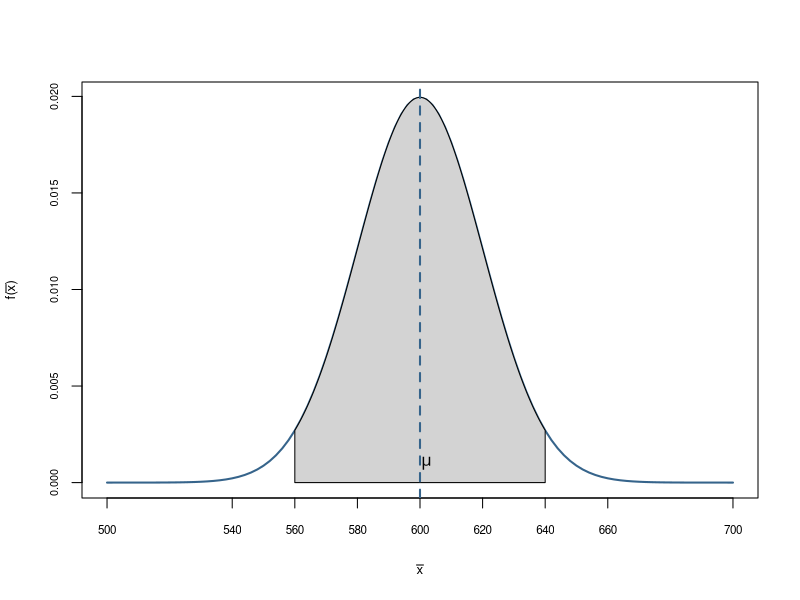
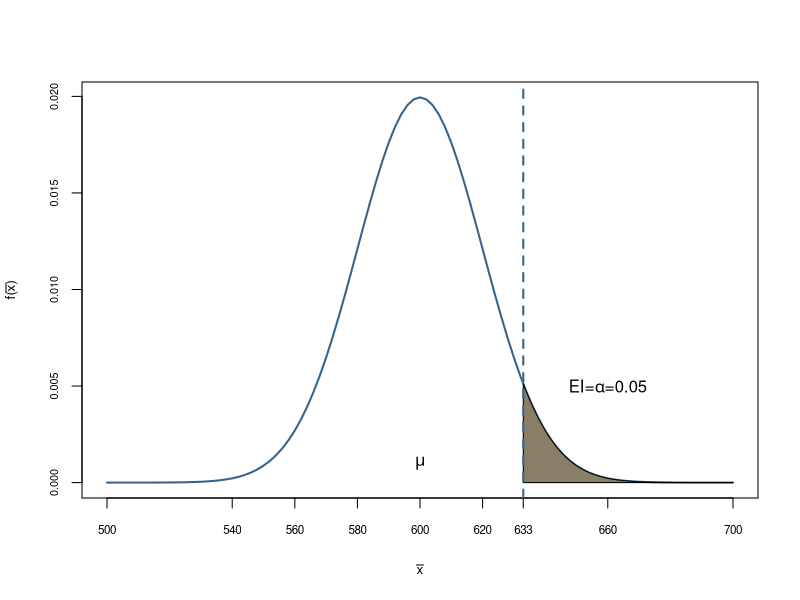
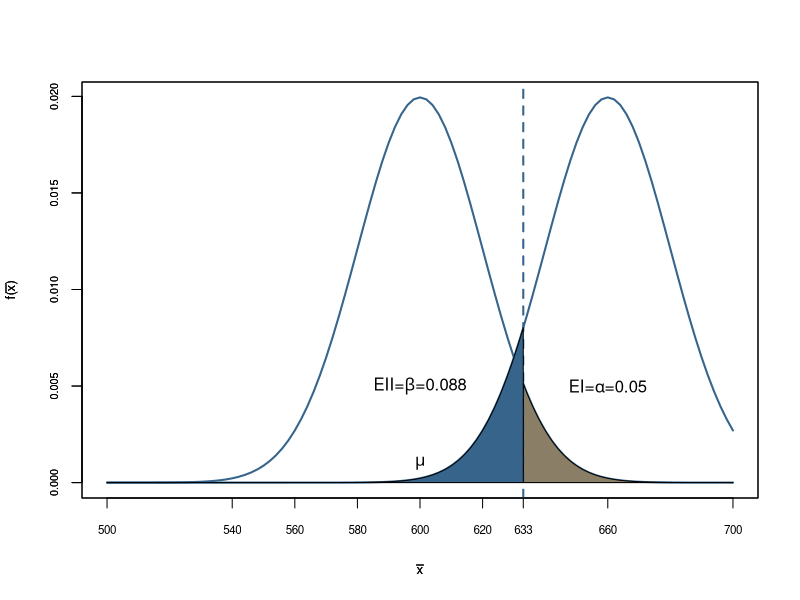
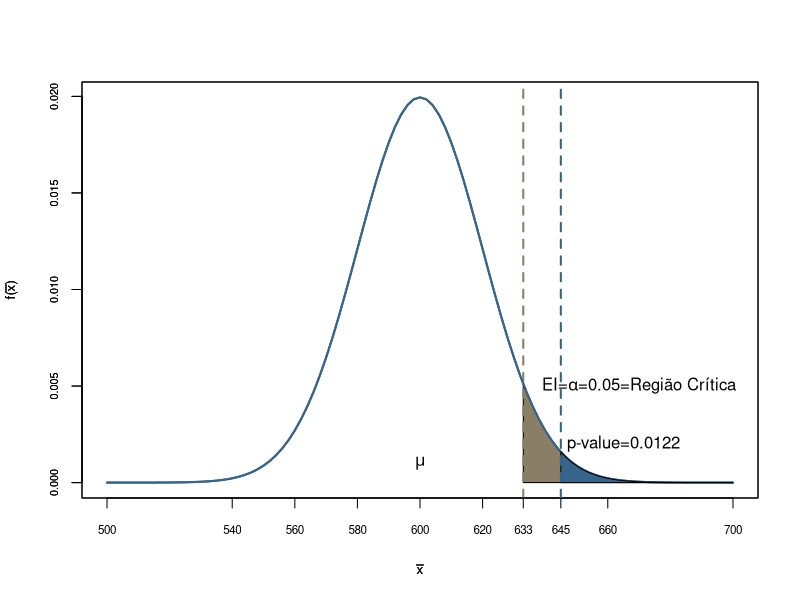
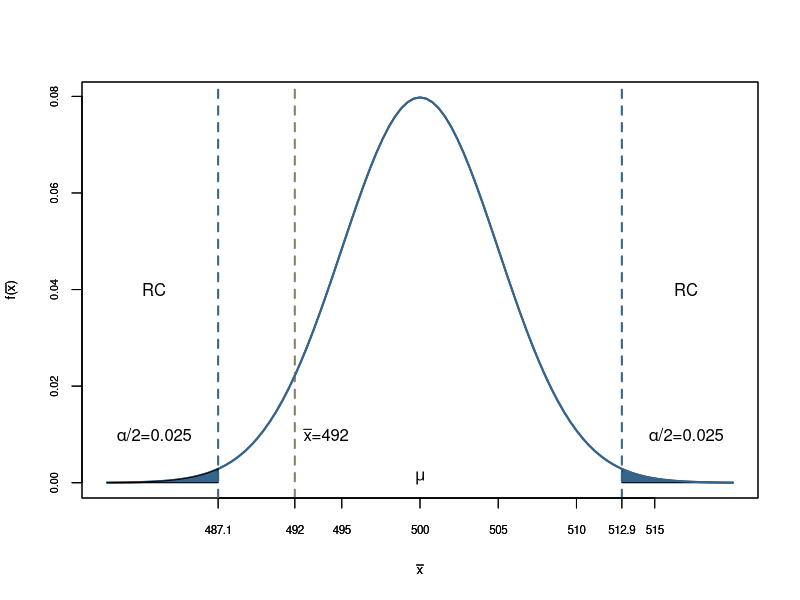
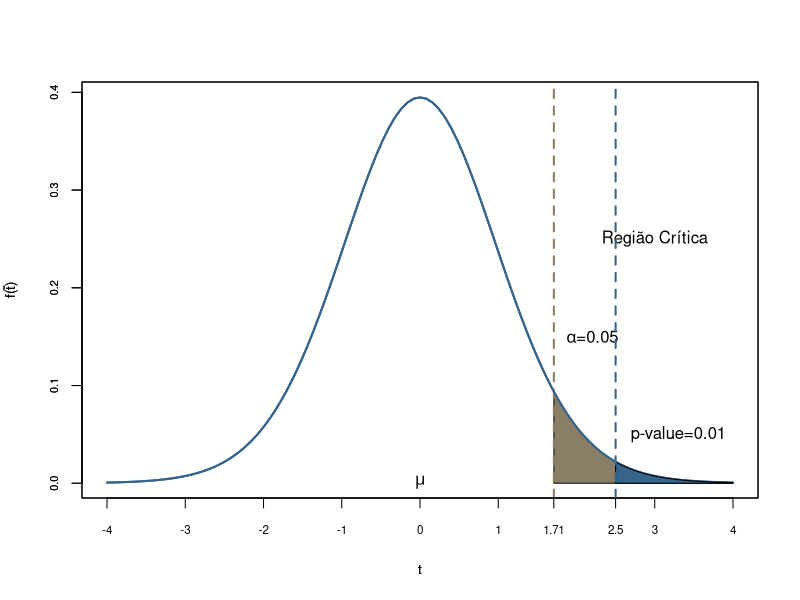
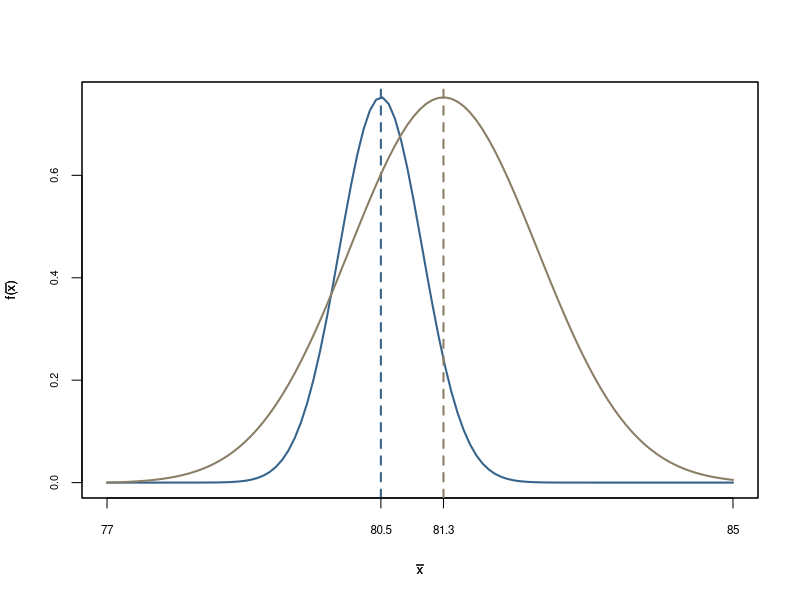
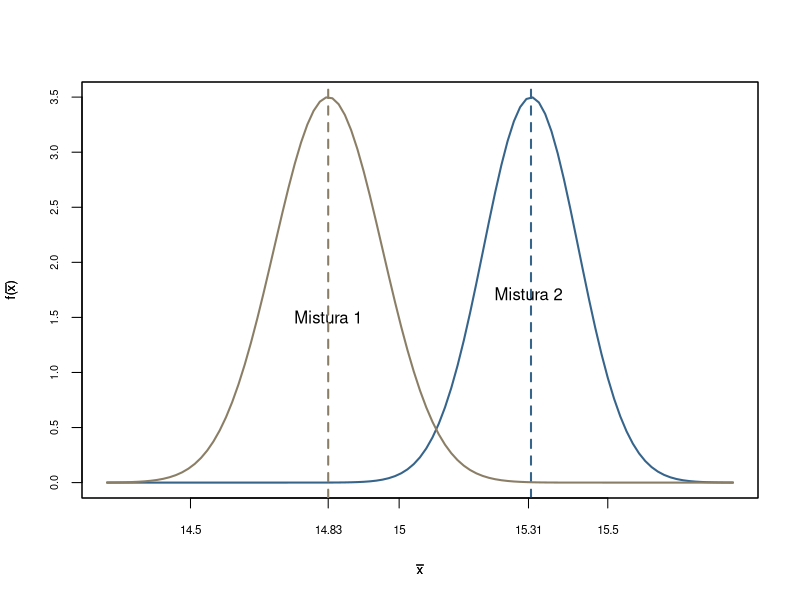

Generate these figures, in order, with R:
## ---- chunk 1
x<-seq(500,700,0.1) 
fdnorm<-dnorm(x = x, mean = 600, sd=20)   
regiao=seq(560,640,0.01)
cord.x <- c(min(regiao),regiao,max(regiao))
cord.y <- c(0,dnorm(regiao,mean=600, sd=20),0) 
curve(dnorm(x,600,20),xlim=c(500,700),xlab=expression(bar(x)),type="l",
      col="steelblue4",lwd=2, ylab=expression(paste("f(", bar(x),
      ")")),xaxt="n",cex.axis=0.65, cex.lab=0.8 ) 
axis(1,at=c(500,540,560,580, 600, 620, 640,660, 700),labels =
       c(500,540,560,580, 600, 620, 640,660, 700),cex.axis=0.7, cex.lab=0.8) 
polygon(cord.x,cord.y,col='lightgray')
abline(v=600, col="steelblue4", lty=2, lwd=2)
text(602, 0.001, expression(mu))

## ---- chunk 2
x<-seq(500,700,0.1) 
fdnorm<-dnorm(x = x, mean = 600, sd=20)  
fdnorm1<-dnorm(x = x, mean = 660, sd=20)
regiao=seq(633,700,0.01)
cord.x <- c(min(regiao),regiao,max(regiao))
cord.y <- c(0,dnorm(regiao,mean=600, sd=20),0) 
curve(dnorm(x,600,20),xlim=c(500,700),xlab=expression(bar(x)),type="l",
      col="steelblue4",lwd=2, ylab=expression(paste("f(", bar(x),
      ")")),xaxt="n",cex.axis=0.65, cex.lab=0.8 ) 
axis(1,at=c(500,540,560,580, 600, 620, 633,660, 700),labels =
       c(500,540,560,580, 600, 620, 633,660, 700),cex.axis=0.7, cex.lab=0.8) 
polygon(cord.x,cord.y,col='wheat4')
abline(v=633, col="steelblue4", lty=2, lwd=2)
text(600, 0.001, expression(mu))
text(660, 0.005, expression(paste("EI=", alpha, "=0.05")))

## ---- chunk 3
x<-seq(500,700,0.1) 
fdnorm<-dnorm(x = x, mean = 600, sd=20)  
fdnorm1<-dnorm(x = x, mean = 660, sd=20)
regiao=seq(633,700,0.01)
cord.x <- c(min(regiao),regiao,max(regiao))
cord.y <- c(0,dnorm(regiao,mean=600, sd=20),0) 
curve(dnorm(x,600,20),xlim=c(500,700),xlab=expression(bar(x)),type="l",
      col="steelblue4",lwd=2, ylab=expression(paste("f(", bar(x),
      ")")),xaxt="n",cex.axis=0.65, cex.lab=0.8 ) 
axis(1,at=c(500,540,560,580, 600, 620, 633,660, 700),labels =
       c(500,540,560,580, 600, 620, 633,660, 700),cex.axis=0.7, cex.lab=0.8) 
polygon(cord.x,cord.y,col='wheat4')
abline(v=633, col="steelblue4", lty=2, lwd=2)
text(600, 0.001, expression(mu))
text(660, 0.005, expression(paste("EI=", alpha, "=0.05")))
par(new=TRUE)
curve(dnorm(x,660,20),xlim=c(500,700),xlab=expression(bar(x)),type="l",
      col="steelblue4",lwd=2, ylab=expression(paste("f(", bar(x),
      ")")),xaxt="n",cex.axis=0.65, cex.lab=0.8 ) 
regiao=seq(500,633,0.01)
cord.x <- c(min(regiao),regiao,max(regiao))
cord.y <- c(0,dnorm(regiao,mean=660, sd=20),0)
polygon(cord.x,cord.y,col='steelblue4')
text(600, 0.005, expression(paste("EII=", beta, "=0.088")))

## ---- chunk 4
x<-seq(500,700,0.1) 
fdnorm<-dnorm(x = x, mean = 600, sd=20)  
fdnorm1<-dnorm(x = x, mean = 600, sd=20)
regiao=seq(633,700,0.01)
cord.x <- c(min(regiao),regiao,max(regiao))
cord.y <- c(0,dnorm(regiao,mean=600, sd=20),0) 
curve(dnorm(x,600,20),xlim=c(500,700),xlab=expression(bar(x)),type="l",
      col="steelblue4",lwd=2, ylab=expression(paste("f(", bar(x),
      ")")),xaxt="n",cex.axis=0.65, cex.lab=0.8 ) 
axis(1,at=c(500,540,560,580, 600, 620, 633,645,660, 700),labels =
       c(500,540,560,580, 600, 620, 633,645, 660, 700),cex.axis=0.7, cex.lab=0.8) 
polygon(cord.x,cord.y,col='wheat4')
abline(v=633, col="wheat4", lty=2, lwd=2)
text(600, 0.001, expression(mu))
text(670, 0.005, expression(paste("EI=", alpha, "=0.05=Região Crítica")))
par(new=TRUE)
curve(dnorm(x,600,20),xlim=c(500,700),xlab=expression(bar(x)),type="l",
      col="steelblue4",lwd=2, ylab=expression(paste("f(", bar(x),
      ")")),xaxt="n",cex.axis=0.65, cex.lab=0.8 ) 
regiao=seq(645,700,0.01)
cord.x <- c(min(regiao),regiao,max(regiao))
cord.y <- c(0,dnorm(regiao,mean=600, sd=20),0)
polygon(cord.x,cord.y,col='steelblue4')
abline(v=645, col="steelblue4", lty=2, lwd=2)
text(665, 0.002, expression(paste("p-value=0.0122")))
## ---- chunk 5
x<-seq(480,520,0.1) 
fdnorm<-dnorm(x = x, mean = 500, sd=5)  
fdnorm1<-dnorm(x = x, mean = 500, sd=5)
regiao=seq(512.9,520,0.01)
cord.x <- c(min(regiao),regiao,max(regiao))
cord.y <- c(0,dnorm(regiao,mean=500, sd=5),0) 
curve(dnorm(x,500,5),xlim=c(480,520),xlab=expression(bar(x)),type="l",
      col="steelblue4",lwd=2, ylab=expression(paste("f(", bar(x),
      ")")),xaxt="n",cex.axis=0.65, cex.lab=0.8 ) 
axis(1,at=c(487.1, 492, 495, 500, 505, 510, 512.9, 515),labels =
       c(487.1, 492, 495, 500, 505, 510, 512.9, 515),cex.axis=0.7, cex.lab=0.8) 
polygon(cord.x,cord.y,col='steelblue4')
abline(v=512.9, col="steelblue4", lty=2, lwd=2)
abline(v=492, col="wheat4", lty=2, lwd=2)
text(500, 0.001, expression(mu))
text(517, 0.01, expression(paste(alpha,"/2", "=0.025")))
text(517, 0.04, expression("RC"))
text(494, 0.01, expression(paste(bar(x),"=492")))

par(new=TRUE)
curve(dnorm(x,500,5),xlim=c(480,520),xlab=expression(bar(x)),type="l",
      col="steelblue4",lwd=2, ylab=expression(paste("f(", bar(x),
      ")")),xaxt="n",cex.axis=0.65, cex.lab=0.8 ) 
axis(1,at=c(487.1, 492, 495, 500, 505, 510, 512.9, 515),labels =
       c(487.1, 492, 495, 500, 505, 510, 512.9, 515),cex.axis=0.7, cex.lab=0.8) 
regiao=seq(480,487.1,0.01)
cord.x <- c(min(regiao),regiao,max(regiao))
cord.y <- c(0,dnorm(regiao,mean=500, sd=5),0)
polygon(cord.x,cord.y,col='steelblue4')
abline(v=487.1, col="steelblue4", lty=2, lwd=2)
text(483, 0.01, expression(paste(alpha,"/2", "=0.025")))
text(483, 0.04, expression("RC"))
## ---- chunk 6
x<-seq(-4,4,0.1) 
fdt<-dt(x = x, df = 24)  
fdt1<-dt(x = x, df = 24)
regiao=seq(1.711,4,0.01)
cord.x <- c(min(regiao),regiao,max(regiao))
cord.y <- c(0,dt(regiao,df=24),0) 
curve(dt(x,df = 24),xlim=c(-4,4),xlab=expression(t),type="l",
      col="steelblue4",lwd=2, ylab=expression(paste("f(", bar(t),
      ")")),xaxt="n",cex.axis=0.65, cex.lab=0.8 ) 
axis(1,at=c(-4,-3,-2,-1, 0, 1, 1.71,2.5,3, 4),labels =
       c(-4,-3,-2,-1, 0, 1, 1.71,2.5,3, 4),cex.axis=0.7, cex.lab=0.8) 
polygon(cord.x,cord.y,col='wheat4')
abline(v=1.711, col="wheat4", lty=2, lwd=2)
text(0, 0.001, expression(mu))
text(2.2, 0.15, expression(paste(alpha, "=0.05")))
text(3, 0.25, expression("Região Crítica"))

par(new=TRUE)
curve(dt(x,df = 24),xlim=c(-4,4),xlab=expression(t),type="l",
      col="steelblue4",lwd=2, ylab=expression(paste("f(", bar(t),
      ")")),xaxt="n",cex.axis=0.65, cex.lab=0.8 )  
regiao=seq(2.5,4,0.01)
cord.x <- c(min(regiao),regiao,max(regiao))
cord.y <- c(0,dt(regiao,df=24),0)
polygon(cord.x,cord.y,col='steelblue4')
abline(v=2.5, col="steelblue4", lty=2, lwd=2)
text(3.3, 0.05, expression(paste("p-value=0.01")))
## ---- chunk 7
x<-seq(77,85,0.1) 
curve(dnorm(x,80.5,0.53),xlim=c(77,85),xlab=expression(bar(x)),type="l",
      col="steelblue4",lwd=2, ylab=expression(paste("f(", bar(x),
      ")")),xaxt="n",cex.axis=0.65, cex.lab=0.8 ) 
axis(1,at=c(77,80.5,81.3, 85),labels =
       c(77,80.5,81.3, 85),cex.axis=0.7, cex.lab=0.8) 
abline(v=80.5, col="steelblue4", lty=2, lwd=2)
par(new=TRUE)
curve(dnorm(x,81.3,1.2),xlim=c(77,85),xlab=expression(bar(x)),type="l",
      col="wheat4",lwd=2, ylab=expression(paste("f(", bar(x),
      ")")),xaxt="n",yaxt="n",cex.axis=0.65, cex.lab=0.8 ) 
abline(v=81.3, col="wheat4", lty=2, lwd=2)

## ---- chunk 8
x<-seq(14.3,15.8,0.1) 
curve(dnorm(x,15.316,0.1140),xlim=c(14.3,15.8),xlab=expression(bar(x)),type="l",
      col="steelblue4",lwd=2, ylab=expression(paste("f(", bar(x),
      ")")),xaxt="n",cex.axis=0.65, cex.lab=0.8 ) 
axis(1,at=c( 14.5, 14.83, 15, 15.31,15.5),labels =
       c( 14.5, 14.83, 15, 15.31,15.5),cex.axis=0.7, cex.lab=0.8) 
abline(v=15.316, col="steelblue4", lty=2, lwd=2)
text(14.83, 1.5, expression(paste("Mistura 1")))
par(new=TRUE)
curve(dnorm(x,14.83,0.13),xlim=c(14.3,15.8),xlab=expression(bar(x)),type="l",
      col="wheat4",lwd=2, ylab=expression(paste("f(", bar(x),
      ")")),xaxt="n",yaxt="n",cex.axis=0.65, cex.lab=0.8 ) 
abline(v=14.83, col="wheat4", lty=2, lwd=2)
text(15.31, 1.5, expression(paste("Mistura 2")))
